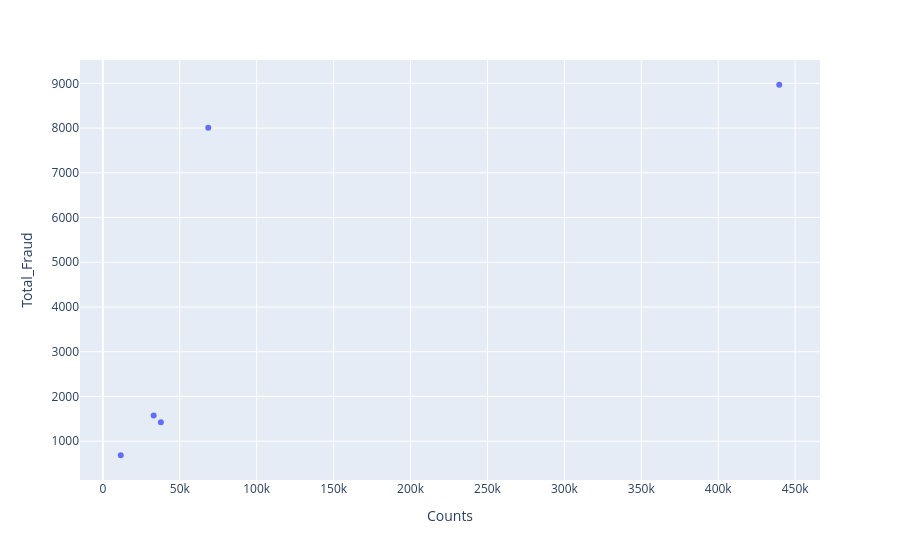
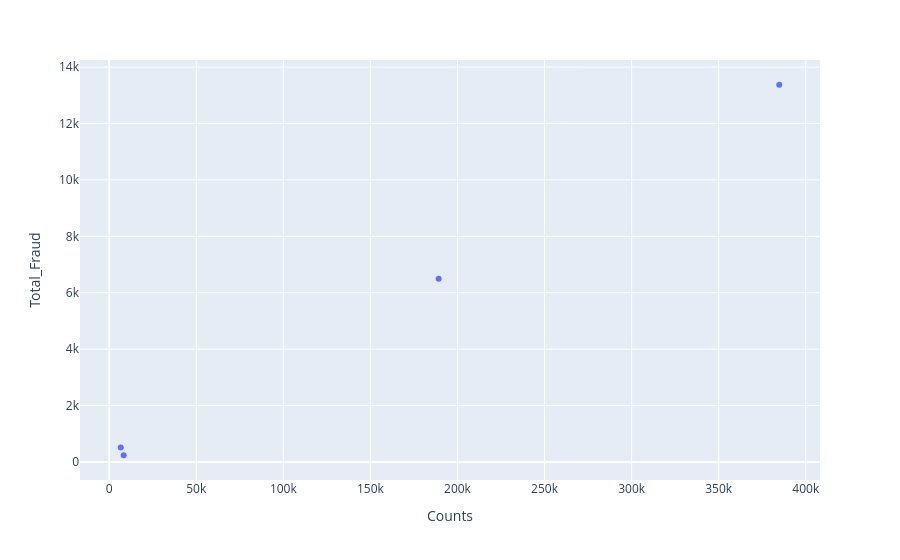
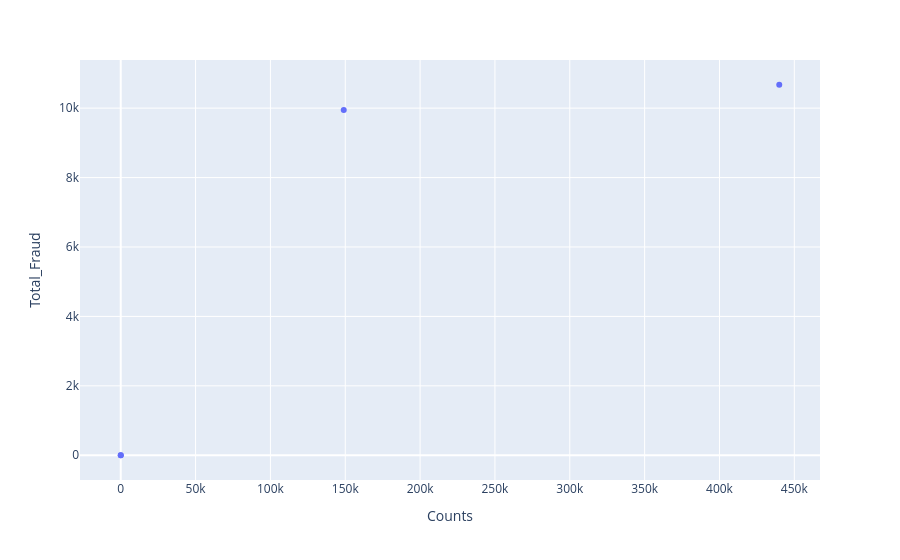
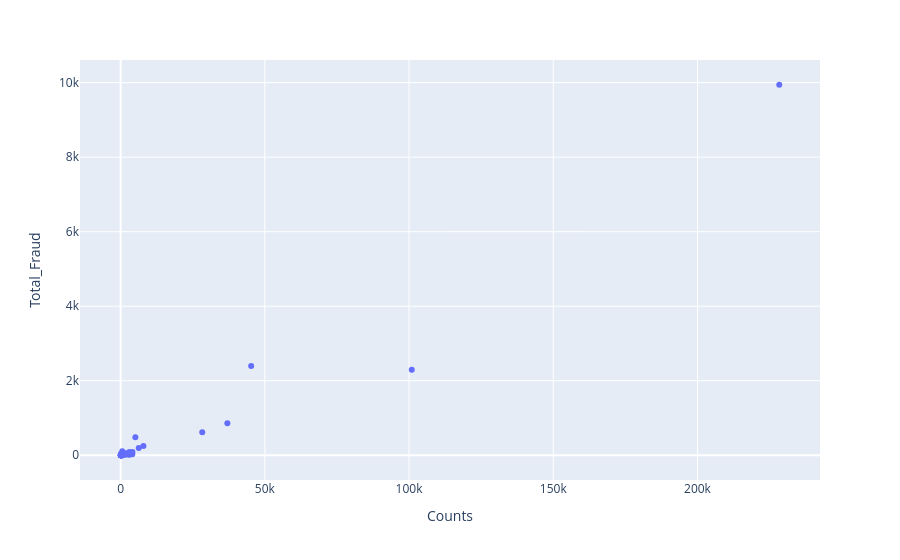

Notebook code cell kept with these figures, in order:
### Code cell
for c,di in counters.items():
    if sum([val[0] for val in di.values()])>=n_rows_total/10:
        names = list()
        x_vals = list()
        y_vals = list()
        for name, counts in di.items():
            x_vals.append(counts[0])
            y_vals.append(counts[1])
            names.append(name)

        new_df = pd.DataFrame(
            {'Type':names, 
             'Counts': x_vals,
             'Total_Fraud':y_vals}
        )
        fig = px.scatter(new_df, x = 'Counts', y = 'Total_Fraud', hover_data = ['Type'])
        fig.show()

### Figure 1 — Plotly figure (JSON) as saved in the notebook; plotly's stock layout.template omitted (floating-point values rounded to 4 significant figures)
{"data": [{"customdata": [["C"], ["H"], ["R"], ["S"], ["W"]], "hovertemplate": "Counts=%{x}<br>Total_Fraud=%{y}<br>Type=%{customdata[0]}<extra></extra>", "legendgroup": "", "marker": {"color": "#636efa", "symbol": "circle"}, "mode": "markers", "name": "", "orientation": "v", "showlegend": false, "type": "scatter", "x": [68519, 33024, 37699, 11628, 439670], "xaxis": "x", "y": [8008, 1574, 1426, 686, 8969], "yaxis": "y"}], "layout": {"legend": {"tracegroupgap": 0}, "margin": {"t": 60}, "xaxis": {"anchor": "y", "domain": [0, 1], "title": {"text": "Counts"}}, "yaxis": {"anchor": "x", "domain": [0, 1], "title": {"text": "Total_Fraud"}}}}

### Figure 2 — Plotly figure (JSON) as saved in the notebook; plotly's stock layout.template omitted (floating-point values rounded to 4 significant figures)
{"data": [{"customdata": [["american express"], ["discover"], ["mastercard"], ["visa"]], "hovertemplate": "Counts=%{x}<br>Total_Fraud=%{y}<br>Type=%{customdata[0]}<extra></extra>", "legendgroup": "", "marker": {"color": "#636efa", "symbol": "circle"}, "mode": "markers", "name": "", "orientation": "v", "showlegend": false, "type": "scatter", "x": [8328, 6651, 189217, 384767], "xaxis": "x", "y": [239, 514, 6496, 13373], "yaxis": "y"}], "layout": {"legend": {"tracegroupgap": 0}, "margin": {"t": 60}, "xaxis": {"anchor": "y", "domain": [0, 1], "title": {"text": "Counts"}}, "yaxis": {"anchor": "x", "domain": [0, 1], "title": {"text": "Total_Fraud"}}}}

### Figure 3 — Plotly figure (JSON) as saved in the notebook; plotly's stock layout.template omitted (floating-point values rounded to 4 significant figures)
{"data": [{"customdata": [["credit"], ["debit"], ["debit or credit"], ["charge card"]], "hovertemplate": "Counts=%{x}<br>Total_Fraud=%{y}<br>Type=%{customdata[0]}<extra></extra>", "legendgroup": "", "marker": {"color": "#636efa", "symbol": "circle"}, "mode": "markers", "name": "", "orientation": "v", "showlegend": false, "type": "scatter", "x": [148986, 439938, 30, 15], "xaxis": "x", "y": [9950, 10674, 0, 0], "yaxis": "y"}], "layout": {"legend": {"tracegroupgap": 0}, "margin": {"t": 60}, "xaxis": {"anchor": "y", "domain": [0, 1], "title": {"text": "Counts"}}, "yaxis": {"anchor": "x", "domain": [0, 1], "title": {"text": "Total_Fraud"}}}}

### Figure 4 — Plotly figure (JSON) as saved in the notebook; plotly's stock layout.template omitted (floating-point values rounded to 4 significant figures)
{"data": [{"customdata": [["aim.com"], ["anonymous.com"], ["aol.com"], ["att.net"], ["bellsouth.net"], ["cableone.net"], ["centurylink.net"], ["cfl.rr.com"], ["charter.net"], ["comcast.net"], ["cox.net"], ["earthlink.net"], ["embarqmail.com"], ["frontier.com"], ["frontiernet.net"], ["gmail"], ["gmail.com"], ["gmx.de"], ["hotmail.com"], ["hotmail.es"], ["icloud.com"], ["juno.com"], ["live.com"], ["live.com.mx"], ["mac.com"], ["mail.com"], ["me.com"], ["msn.com"], ["netzero.com"], ["netzero.net"], ["optonline.net"], ["outlook.com"], ["outlook.es"], ["prodigy.net.mx"], ["q.com"], ["roadrunner.com"], ["rocketmail.com"], ["sbcglobal.net"], ["servicios-ta.com"], ["suddenlink.net"], ["twc.com"], ["verizon.net"], ["web.de"], ["windstream.net"], ["yahoo.com"], ["yahoo.com.mx"], ["yahoo.de"], ["yahoo.es"], ["yahoo.fr"], ["ymail.com"], ["hotmail.co.uk"], ["hotmail.de"], ["hotmail.fr"], ["live.fr"], ["ptd.net"], ["sc.rr.com"], ["yahoo.co.uk"], ["protonmail.com"], ["yahoo.co.jp"]], "hovertemplate": "Counts=%{x}<br>Total_Fraud=%{y}<br>Type=%{customdata[0]}<extra></extra>", "legendgroup": "", "marker": {"color": "#636efa", "symbol": "circle"}, "mode": "markers", "name": "", "orientation": "v", "showlegend": false, "type": "scatter", "x": [315, 36998, 28289, 4033, 1909, 159, 205, 172, 816, 7888, 1393, 514, 260, 280, 195, 496, 228355, 149, 45250, 305, 6267, 322, 3041, 749, 436, 559, 1522, 4092, 230, 196, 1011, 5096, 438, 207, 189, 305, 664, 2970, 35, 175, 230, 2705, 240, 305, 100934, 1543, 74, 134, 143, 2396, 112, 43, 295, 56, 68, 164, 49, 76, 32], "xaxis": "x", "y": [40, 859, 617, 30, 53, 3, 0, 0, 25, 246, 29, 11, 9, 8, 5, 11, 9943, 0, 2396, 20, 197, 6, 84, 41, 14, 106, 27, 90, 0, 1, 17, 482, 57, 1, 0, 3, 2, 12, 0, 4, 0, 22, 0, 0, 2297, 16, 0, 2, 5, 50, 0, 0, 0, 0, 0, 1, 0, 31, 0], "yaxis": "y"}], "layout": {"legend": {"tracegroupgap": 0}, "margin": {"t": 60}, "xaxis": {"anchor": "y", "domain": [0, 1], "title": {"text": "Counts"}}, "yaxis": {"anchor": "x", "domain": [0, 1], "title": {"text": "Total_Fraud"}}}}
